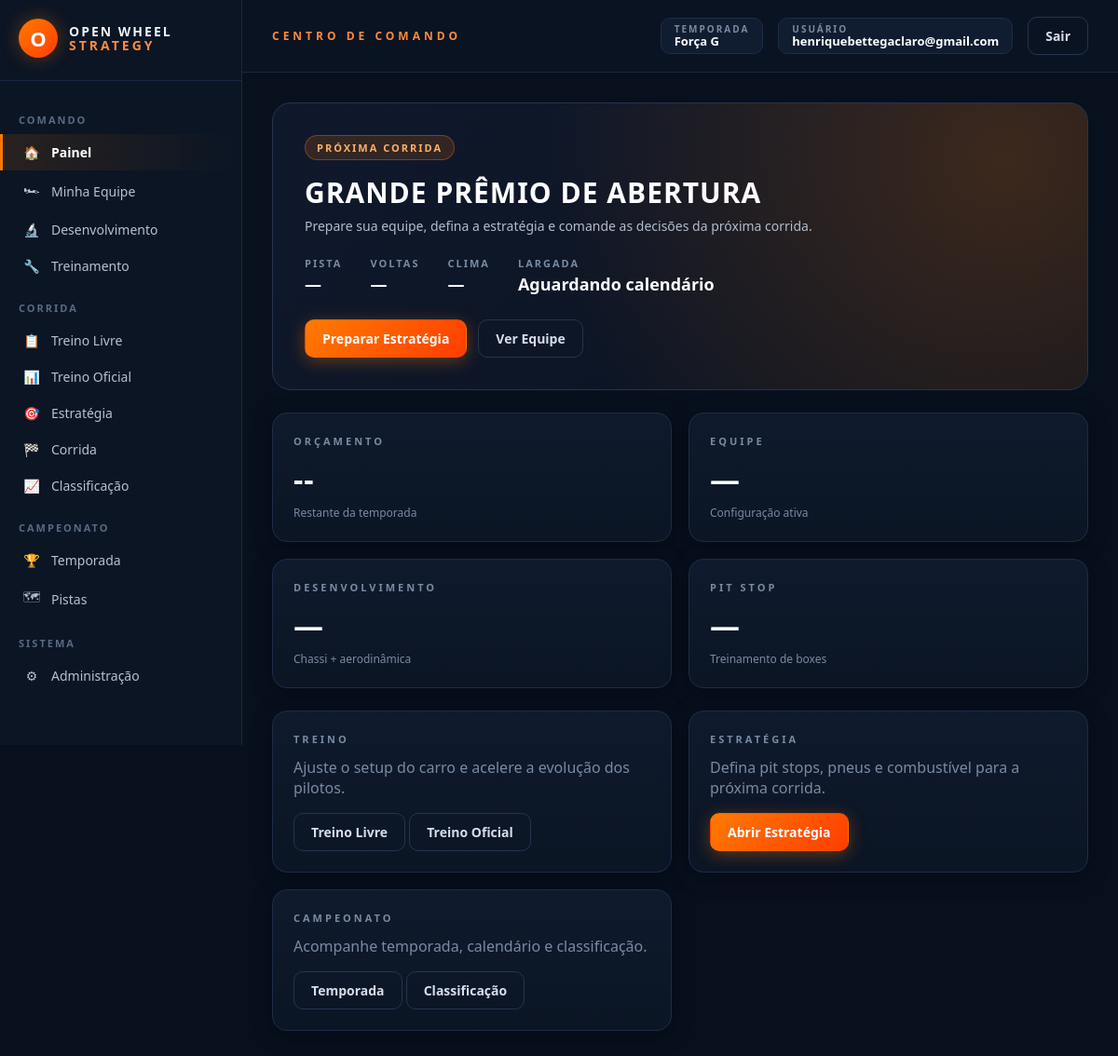
Before: / (signed in) with the older database file.
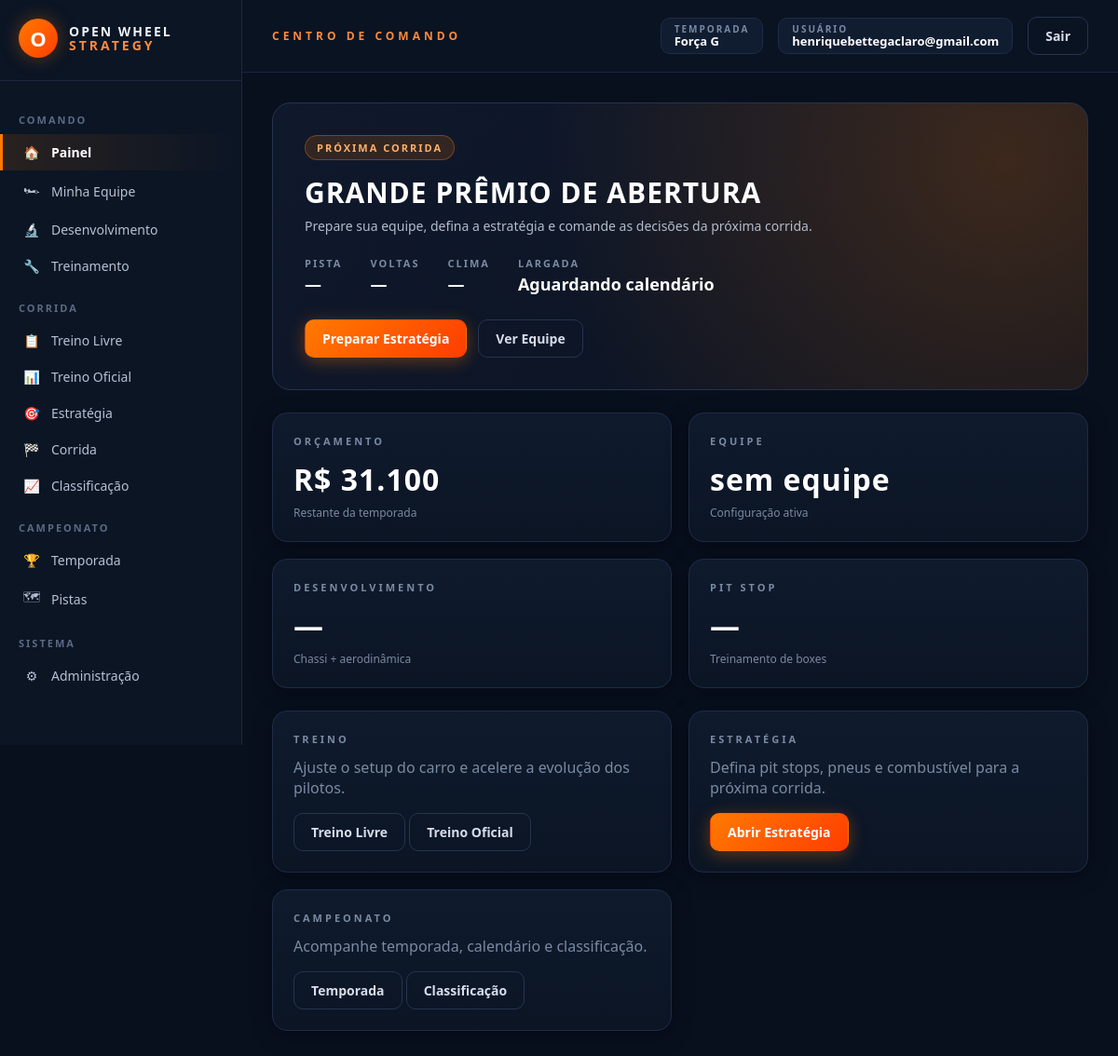
After: the same page with the newer database file.
### models_temporada.py (models this page shows, shortened)
class Temporada(db.Model):
    __tablename__ = "temporadas"
    id = db.Column(db.Integer, primary_key=True)
    nome = db.Column(db.String(120), nullable=False)
    ativa = db.Column(db.Boolean, default=False, nullable=False)
    data_criacao = db.Column(db.DateTime, default=datetime.utcnow)
    corridas_agendadas = db.relationship(
        "CorridaAgendada", backref="temporada",
        cascade="all, delete-orphan",
        order_by="CorridaAgendada.ordem",
    )
    @classmethod
    def ativa_atual(cls):
        try:
            return cls.query.filter_by(ativa=True).first()
        except (OperationalError, ProgrammingError, NoSuchTableError):
            return None

### models.py (models this page shows, shortened)
class Usuario(db.Model):
    __tablename__ = "usuarios"
    id = db.Column(db.Integer, primary_key=True)
    email = db.Column(db.String(150), unique=True, nullable=False)
    senha_hash = db.Column(db.String(255), nullable=True)
    google_id = db.Column(db.String(255), unique=True, nullable=True)
    eh_admin = db.Column(db.Boolean, default=False)
    criado_em = db.Column(db.DateTime, default=datetime.utcnow)
    grupo = db.Column(db.String(50), nullable=True)
    classe = db.Column(db.String(50), nullable=True)
    equipe = db.relationship("CarroJogador", backref="usuario", uselist=False)

class CarroJogador(db.Model):
    __tablename__ = "carros_jogadores"
    id = db.Column(db.Integer, primary_key=True)
    usuario_id = db.Column(db.Integer, db.ForeignKey("usuarios.id"), unique=True, nullable=False)
    nome = db.Column(db.String(100), nullable=False)
    orcamento = db.Column(db.Float, default=55_000.0)
    motor_fornecedor_id = db.Column(db.Integer, db.ForeignKey("fornecedores_motor.id"), nullable=False)
    combustivel_fornecedor_id = db.Column(db.Integer, db.ForeignKey("fornecedores_combustivel.id"), nullable=False)
    pneu_fornecedor_id = db.Column(db.Integer, db.ForeignKey("fornecedores_pneu.id"), nullable=False)
    chassi_fornecedor_id = db.Column(db.Integer, db.ForeignKey("fornecedores_chassi.id"), nullable=True)
    cambio_fornecedor_id = db.Column(db.Integer, db.ForeignKey("fornecedores_cambio.id"), nullable=False)
    suspensao_fornecedor_id = db.Column(db.Integer, db.ForeignKey("fornecedores_suspensao.id"), nullable=False)
    engenheiro_fornecedor_id = db.Column(db.Integer, db.ForeignKey("fornecedores_engenheiro.id"), nullable=True)
    combustivel_carregado = db.Column(db.Float, default=110.0)
    cor_primaria = db.Column(db.String(7), default="#cc0000")
    cor_secundaria = db.Column(db.String(7), default="#ffffff")
    modelo_motor = db.Column(db.Integer, nullable=True)
    modelo_combustivel = db.Column(db.Integer, nullable=True)
    modelo_pneu = db.Column(db.Integer, nullable=True)
    modelo_cambio = db.Column(db.Integer, nullable=True)
    modelo_suspensao = db.Column(db.Integer, nullable=True)

### rotas/auth.py (the view)
    @app.route("/")
    def home():
        return render_template("home.html")

### app.py (called while the page is built)
def _registrar_contexto(app):
    @app.context_processor
    def injetar_globais():
        usuario_id = session.get("usuario_id")
        usuario = Usuario.query.get(usuario_id) if usuario_id else None
        return {
            "usuario_logado": usuario,
            "categorias_fornecedor": FORNECEDORES_CONFIG,
            "temporada_ativa": Temporada.ativa_atual(),
        }

### templates/home.html (shortened to what this page needs)
{% extends "base.html" %}
{% block content %}
{% if usuario_logado %}
<div class="ows-hero">
    <span class="ows-hero-label">PRÓXIMA CORRIDA</span>
    <h1>GRANDE PRÊMIO DE ABERTURA</h1>
    <div class="ows-hero-sub">Prepare sua equipe, defina a estratégia e comande as decisões da próxima corrida.</div>
    <div class="ows-hero-meta">
        <div><small>PISTA</small><strong>—</strong></div>
        <div><small>VOLTAS</small><strong>—</strong></div>
        <div><small>CLIMA</small><strong>—</strong></div>
        <div><small>LARGADA</small><strong>Aguardando calendário</strong></div>
    </div>
    <div class="ows-hero-actions">
        <a href="{{ url_for('estrategia_corrida_view') }}" class="ows-btn ows-btn-primary">Preparar Estratégia</a>
        <a href="{{ url_for('minha_equipe') }}" class="ows-btn ows-btn-ghost">Ver Equipe</a>
    </div>
</div>
<div class="ows-grid-4" style="margin-bottom:24px;">
    <div class="ows-card">
        <h3>ORÇAMENTO</h3>
        <div class="ows-value">
            {% if usuario_logado.equipe %}R$ {{ '{:,.0f}'.format(usuario_logado.equipe.orcamento or 0)|replace(',', '.') }}{% else %}--{% endif %}
        </div>
        <div class="ows-hint">Restante da temporada</div>
    </div>
    <div class="ows-card">
        <h3>EQUIPE</h3>
        <div class="ows-value">{% if usuario_logado.equipe %}{{ usuario_logado.equipe.nome }}{% else %}—{% endif %}</div>
        <div class="ows-hint">Configuração ativa</div>
    </div>
    <div class="ows-card">
        <h3>DESENVOLVIMENTO</h3>
        <div class="ows-value">—</div>
        <div class="ows-hint">Chassi + aerodinâmica</div>
    </div>
    <div class="ows-card">
        <h3>PIT STOP</h3>
        <div class="ows-value">—</div>
        <div class="ows-hint">Treinamento de boxes</div>
    </div>
</div>
<div class="ows-grid-3">
    <div class="ows-card">
        <h3>TREINO</h3>
        <p class="ows-muted" style="margin-bottom:16px;">Ajuste o setup do carro e acelere a evolução dos pilotos.</p>
        <a href="{{ url_for('treino_livre_view') }}" class="ows-btn ows-btn-ghost">Treino Livre</a>
        <a href="{{ url_for('treino_oficial_view') }}" class="ows-btn ows-btn-ghost">Treino Oficial</a>
    </div>
    <div class="ows-card">
        <h3>ESTRATÉGIA</h3>
        <p class="ows-muted" style="margin-bottom:16px;">Defina pit stops, pneus e combustível para a próxima corrida.</p>
        <a href="{{ url_for('estrategia_corrida_view') }}" class="ows-btn ows-btn-primary">Abrir Estratégia</a>
    </div>
    <div class="ows-card">
        <h3>CAMPEONATO</h3>
        <p class="ows-muted" style="margin-bottom:16px;">Acompanhe temporada, calendário e classificação.</p>
        <a href="{{ url_for('temporada_view') }}" class="ows-btn ows-btn-ghost">Temporada</a>
        <a href="{{ url_for('classificacao_view') }}" class="ows-btn ows-btn-ghost">Classificação</a>
    </div>
</div>
{% endif %}
{% endblock %}

### templates/base.html (shortened to what this page needs)
<!DOCTYPE html>
<html lang="pt-br">
<head>
    <link href="{{ url_for('static', filename='css/tema.css') }}" rel="stylesheet">
</head>
<body>
{% if usuario_logado %}
<div class="ows-shell">
    <aside class="ows-sidebar">
        <div class="ows-logo">
            <div class="ows-logo-mark">O</div>
            <div class="ows-logo-text">OPEN WHEEL<br><span>STRATEGY</span></div>
        </div>
        <div class="ows-menu-section">COMANDO</div>
        <a href="{{ url_for('home') }}" class="ows-menu-link {% if request.endpoint == 'home' %}active{% endif %}"><span class="ows-icon">🏠</span> Painel</a>
        <a href="{{ url_for('minha_equipe') }}" class="ows-menu-link {% if request.endpoint == 'minha_equipe' %}active{% endif %}"><span class="ows-icon">🏎</span> Minha Equipe</a>
        <a href="{{ url_for('desenvolvimento_view') }}" class="ows-menu-link {% if request.endpoint == 'desenvolvimento_view' %}active{% endif %}"><span class="ows-icon">🔬</span> Desenvolvimento</a>
        <a href="{{ url_for('treinamento_view') }}" class="ows-menu-link {% if request.endpoint == 'treinamento_view' %}active{% endif %}"><span class="ows-icon">🔧</span> Treinamento</a>
        <div class="ows-menu-section">CORRIDA</div>
        <a href="{{ url_for('treino_livre_view') }}" class="ows-menu-link {% if request.endpoint == 'treino_livre_view' %}active{% endif %}"><span class="ows-icon">📋</span> Treino Livre</a>
        <a href="{{ url_for('treino_oficial_view') }}" class="ows-menu-link {% if request.endpoint == 'treino_oficial_view' %}active{% endif %}"><span class="ows-icon">📊</span> Treino Oficial</a>
        <a href="{{ url_for('estrategia_corrida_view') }}" class="ows-menu-link {% if request.endpoint == 'estrategia_corrida_view' %}active{% endif %}"><span class="ows-icon">🎯</span> Estratégia</a>
        <a href="{{ url_for('corrida_view') }}" class="ows-menu-link {% if request.endpoint == 'corrida_view' %}active{% endif %}"><span class="ows-icon">🏁</span> Corrida</a>
        <a href="{{ url_for('classificacao_view') }}" class="ows-menu-link {% if request.endpoint == 'classificacao_view' %}active{% endif %}"><span class="ows-icon">📈</span> Classificação</a>
        <div class="ows-menu-section">CAMPEONATO</div>
        <a href="{{ url_for('temporada_view') }}" class="ows-menu-link {% if request.endpoint == 'temporada_view' %}active{% endif %}"><span class="ows-icon">🏆</span> Temporada</a>
        <a href="{{ url_for('pistas_reais_view') }}" class="ows-menu-link {% if request.endpoint == 'pistas_reais_view' %}active{% endif %}"><span class="ows-icon">🗺</span> Pistas</a>
        {% if usuario_logado.eh_admin %}
        <div class="ows-menu-section">SISTEMA</div>
        <a href="{{ url_for('admin_dashboard') }}" class="ows-menu-link {% if request.endpoint == 'admin_dashboard' %}active{% endif %}"><span class="ows-icon">⚙</span> Administração</a>
        {% endif %}
    </aside>
    <div class="ows-main">
        <header class="ows-topbar">
            <div class="ows-topbar-title">CENTRO DE COMANDO</div>
            <div class="ows-topbar-right">
                {% if temporada_ativa %}
                <div class="ows-badge">
                    <div class="ows-badge-label">TEMPORADA</div>
                    <div class="ows-badge-value">{{ temporada_ativa.nome }}</div>
                </div>
                {% endif %}
                <div class="ows-badge">
                    <div class="ows-badge-label">USUÁRIO</div>
                    <div class="ows-badge-value">{{ usuario_logado.email }}</div>
                </div>
                <a href="{{ url_for('logout') }}" class="ows-btn ows-btn-ghost">Sair</a>
            </div>
        </header>
        <div class="ows-content">
            {% block content %}{% endblock %}
        </div>
    </div>
</div>
{% endif %}
</body>
</html>

Changed rows visible on the page:
added CarroJogador: orcamento "31.100", equipe.nome "sem equipe"
Other visible differences:
text now shown: "R$"
